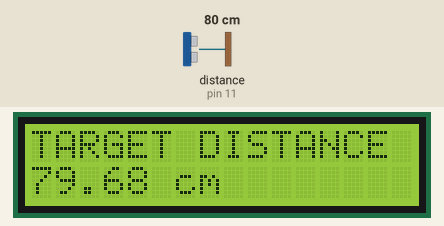
The sketch below on a simulated Arduino Uno, built with avr-gcc and run on an emulated ATmega328P. Shown: 16×2 character LCD. Wiring (inferred from the names in the program): ultrasonic range finder: trigger pin 13; echo pin 11. The test bench sets the inputs (shaded band); at power-on: distance to the obstacle (sensor on pin 11) 80 cm. The echo pulse lasts 58.3 µs per cm.

Above: at 1.2 s.
1.3 s: distance to the obstacle (sensor on pin 11) set to 2 cm
At 3.0 s:
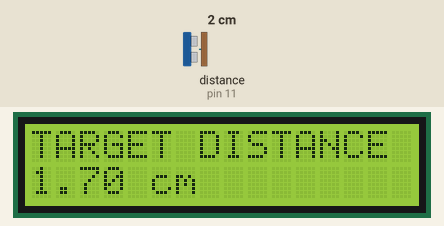
3.3 s: distance to the obstacle (sensor on pin 11) set to 4 cm
At 4.5 s:
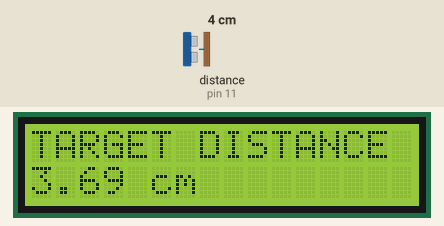
4.9 s: distance to the obstacle (sensor on pin 11) set to 9 cm
At 5.9 s:
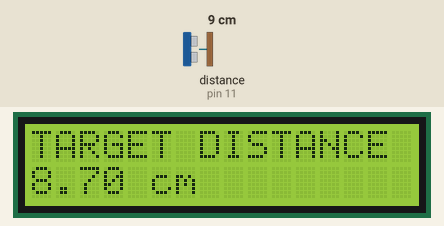
Timing chart, 0 to 7.9 s (numbered marks = the images above; inputs shaded):
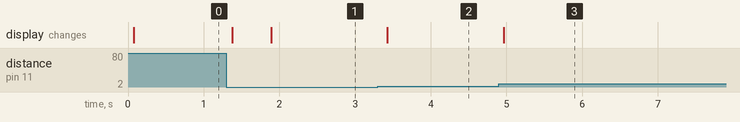

Measured:
- after the input at 1.3 s, the display: first changes after 0.08 s (image 1 shows a later state)
- after the input at 3.3 s, the display: changes after 0.13 s (image 2)
- after the input at 4.9 s, the display: changes after 0.07 s (image 3)

The sketch:

Ultrasonicsensor.ino
```cpp
#include<LiquidCrystal.h>
LiquidCrystal LCD(10,9,5,4,3,2) ;

int trigPin=13 ; //Connect Sensor trig to pin 13
int echoPin=11 ;

float pingTime ;
float targetDistance ;
float speedofSound=34300.0 ; //speed of sound in cm/s

void setup() {
 Serial.begin(9600);
 pinMode(trigPin,OUTPUT);
 pinMode(echoPin,INPUT);

 LCD.begin(16,2);
 LCD.setCursor(0,0);
 LCD.print("TARGET DISTANCE");
}

void loop() {
  digitalWrite(trigPin,LOW);
  delayMicroseconds(2000);
  digitalWrite(trigPin,HIGH);
  delayMicroseconds(10);
  digitalWrite(trigPin,LOW);
  delayMicroseconds(10);

  pingTime = pulseIn(echoPin,HIGH);

  pingTime=pingTime/1000000; //Conversion from micro seconds to seconds
  targetDistance=( pingTime * speedofSound ) /2 ;
  LCD.setCursor(0,1);
   LCD.print("                ");
 LCD.setCursor(0,1);
  LCD.print(targetDistance) ;
  LCD.print(" cm " ) ;
  delay(250);
}
```
